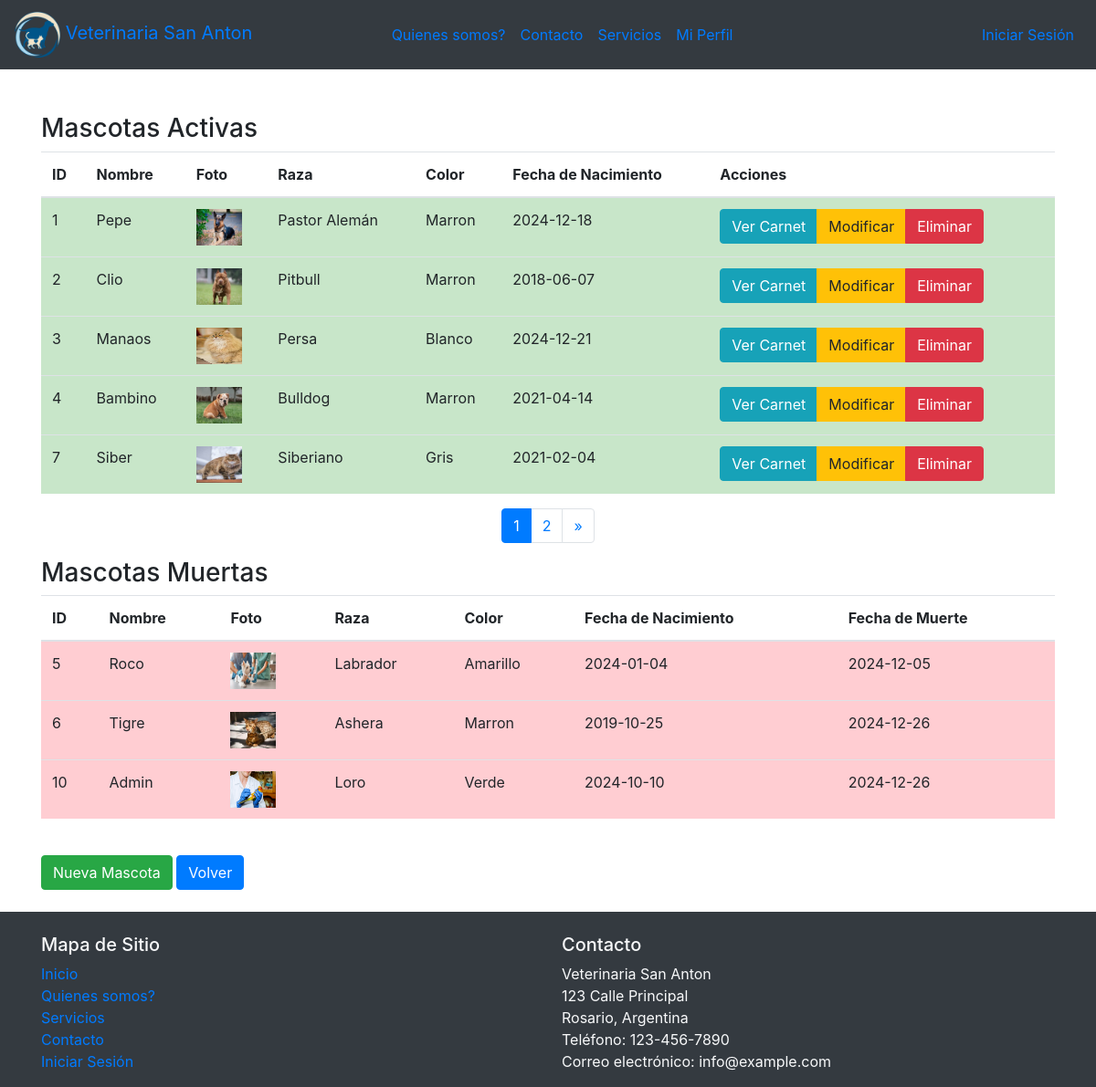
The app's page /listar_mascotas_estado.php with its own data.
### tables this page shows
CREATE TABLE `mascotas` (
  `id` int(11) NOT NULL,
  `cliente_id` int(11) NOT NULL,
  `nombre` varchar(20) NOT NULL,
  `foto` varchar(100) NOT NULL,
  `raza` varchar(20) NOT NULL,
  `color` varchar(20) NOT NULL,
  `fecha_de_nac` date NOT NULL,
  `fecha_muerte` date NOT NULL
);

### listar_mascotas_estado.php (the view, shortened to what this page needs)
<?php
include 'conexion.php';
$registros_por_pagina = 5;
$pagina_actual = isset($_GET['pagina']) ? (int)$_GET['pagina'] : 1;
$offset = ($pagina_actual - 1) * $registros_por_pagina;
$total_registros_query = "SELECT COUNT(*) as total FROM Mascotas WHERE fecha_muerte = '0000-00-00'";
$total_registros_result = $conn->query($total_registros_query);
$total_registros = $total_registros_result->fetch_assoc()['total'];
$total_paginas = ceil($total_registros / $registros_por_pagina);
$consulta_mascotas_activas = "SELECT * FROM Mascotas WHERE fecha_muerte = '0000-00-00' LIMIT $registros_por_pagina OFFSET $offset";
$resultado_mascotas_activas = $conn->query($consulta_mascotas_activas);
?>
<!DOCTYPE html>
<html lang="es">
<head>
    <link rel="stylesheet" href="https://maxcdn.bootstrapcdn.com/bootstrap/4.5.2/css/bootstrap.min.css">
</head>
<body>
<nav class="navbar navbar-expand-lg  bg-dark ">
    <a class="navbar-brand" href="pagina.html">
      <img src="imagenes/logovet.png" alt="Logo" width="50" height="50">
        Veterinaria San Anton
    </a>
  <div class="collapse navbar-collapse" id="navbarNav">
    <ul class="navbar-nav mx-auto" >
      <li class="nav-item">
        <a class="nav-link" href="quienes-somos.html">Quienes somos?</a>
      </li>
      <li class="nav-item">
        <a class="nav-link" href="contacto.html">Contacto</a>
      </li>
      <li class="nav-item">
        <a class="nav-link" href="servicios.html">Servicios</a>
      </li>
      <li class="nav-item">
        <a class="nav-link" href="gestionar-mi-perfil.php">Mi Perfil</a>
      </li>
    </ul>
    <ul class="navbar-nav ml-auto">
      <li class="nav-item">
        <a class="nav-link" href="login.html">Iniciar Sesión</a>
      </li>
    </ul>
  </div>
</nav>
<br>
<div class="container mt-4">
    <h3>Mascotas Activas</h3>
    <table class="table table-striped">
        <thead>
            <tr>
                <th>ID</th>
                <th>Nombre</th>
                <th>Foto</th>
                <th>Raza</th>
                <th>Color</th>
                <th>Fecha de Nacimiento</th>
                <th>Acciones</th>
            </tr>
        </thead>
        <tbody>
            <?php
            if ($resultado_mascotas_activas->num_rows > 0) {
                while ($mascota_activa = $resultado_mascotas_activas->fetch_assoc()) {
                    echo "<tr style='background-color: #c8e6c9;'>";
                    echo "<td>{$mascota_activa['id']}</td>";
                    echo "<td>{$mascota_activa['nombre']}</td>";
                    echo "<td><img src='{$mascota_activa['foto']}' alt='Foto de {$mascota_activa['nombre']}' style='width: 50px; height: 40px;'></td>";
                    echo "<td>{$mascota_activa['raza']}</td>";
                    echo "<td>{$mascota_activa['color']}</td>";
                    echo "<td>{$mascota_activa['fecha_de_nac']}</td>";
                    echo "<td>";
                    echo "<div class='btn-group' role='group'>";
                    echo "<a href='generar_carnet.php?nombre_mascota={$mascota_activa['nombre']}' class='btn btn-info'>Ver Carnet</a>";
                    echo "<a href='modificar_mascota.php?id={$mascota_activa['id']}' class='btn btn-warning'>Modificar</a>";
                    echo "<button class='btn btn-danger' data-toggle='modal' data-target='#eliminarModal' data-id='{$mascota_activa['id']}'>Eliminar</button>";
                    echo "</div>";
                    echo "</td>";
                    echo "</tr>";
                }
            } else {
                echo "<tr style='background-color: #c8e6c9><td colspan='7'>No hay mascotas activas registradas.</td></tr>";
            }
            ?>
        </tbody>
    </table>
    <nav aria-label="Page navigation">
        <ul class="pagination justify-content-center">
            <?php for ($i = 1; $i <= $total_paginas; $i++): ?>
                <li class="page-item <?php if ($i == $pagina_actual) echo 'active'; ?>">
                    <a class="page-link" href="?pagina=<?php echo $i; ?>"><?php echo $i; ?></a>
                </li>
            <?php endfor; ?>
            <?php if ($pagina_actual < $total_paginas): ?>
                <li class="page-item">
                    <a class="page-link" href="?pagina=<?php echo $pagina_actual + 1; ?>" aria-label="Siguiente">
                        <span aria-hidden="true">&raquo;</span>
                    </a>
                </li>
            <?php endif; ?>
        </ul>
    </nav>
    <h3>Mascotas Muertas</h3>
    <table class="table table-striped">
        <thead>
            <tr>
                <th>ID</th>
                <th>Nombre</th>
                <th>Foto</th>
                <th>Raza</th>
                <th>Color</th>
                <th>Fecha de Nacimiento</th>
                <th>Fecha de Muerte</th>
            </tr>
        </thead>
        <tbody>
            <?php
            $consulta_mascotas_muertas = "SELECT * FROM Mascotas WHERE fecha_muerte != '0000-00-00'";
            $resultado_mascotas_muertas = $conn->query($consulta_mascotas_muertas);
            if ($resultado_mascotas_muertas->num_rows > 0) {
                while ($mascota_muerta = $resultado_mascotas_muertas->fetch_assoc()) {
                    echo "<tr style='background-color: #ffcdd2;'>";
                    echo "<td>{$mascota_muerta['id']}</td>";
                    echo "<td>{$mascota_muerta['nombre']}</td>";
                    echo "<td><img src='{$mascota_muerta['foto']}' alt='Foto de {$mascota_muerta['nombre']}' style='width: 50px; height: 40px;'></td>";
                    echo "<td>{$mascota_muerta['raza']}</td>";
                    echo "<td>{$mascota_muerta['color']}</td>";
                    echo "<td>{$mascota_muerta['fecha_de_nac']}</td>";
                    echo "<td>{$mascota_muerta['fecha_muerte']}</td>";
                    echo "</tr>";
                }
            } else {
                echo "<tr style='background-color: #ffcdd2'><td colspan='8'>No hay mascotas muertas registradas.</td></tr>";
            }
            ?>
        </tbody>
    </table>
    <br>
    <a href="registrar_mascota.html" class="btn btn-success">Nueva Mascota</a>
    <a href="gestionar-mi-perfil.php" class="btn btn-primary">Volver</a>
</div>
<br>
<footer class="footer bg-dark text-light">
  <div class="container">
    <div class="row">
      <div class="col-md-6">
        <br>
        <h5>Mapa de Sitio</h5>
        <ul class="list-unstyled">
          <li><a href="pagina.html">Inicio</a></li>
          <li><a href="quienes-somos.html">Quienes somos?</a></li>
          <li><a href="servicios.html">Servicios</a></li>
          <li><a href="contacto.html">Contacto</a></li>
          <li><a href="login.html">Iniciar Sesión</a></li>
        </ul>
      </div>
      <div class="col-md-6">
        <br>
        <h5>Contacto</h5>
        <address>
          Veterinaria San Anton<br>
          123 Calle Principal<br>
          Rosario, Argentina<br>
          Teléfono: 123-456-7890<br>
          Correo electrónico: info@example.com
        </address>
      </div>
    </div>
  </div>
</footer>
</body>
</html>

### records on screen
mascotas: id "1", nombre "Pepe", foto (picture), raza "Pastor Alemán", color "Marron", fecha_de_nac "2024-12-18"
mascotas: id "2", nombre "Clio", foto (picture), raza "Pitbull", color "Marron", fecha_de_nac "2018-06-07"
mascotas: id "3", nombre "Manaos", foto (picture), raza "Persa", color "Blanco", fecha_de_nac "2024-12-21"
mascotas: id "4", nombre "Bambino", foto (picture), raza "Bulldog", color "Marron", fecha_de_nac "2021-04-14"
mascotas: id "7", nombre "Siber", foto (picture), raza "Siberiano", color "Gris", fecha_de_nac "2021-02-04"
mascotas: id "5", nombre "Roco", foto (picture), raza "Labrador", color "Amarillo", fecha_de_nac "2024-01-04", fecha_muerte "2024-12-05"
mascotas: id "6", nombre "Tigre", foto (picture), raza "Ashera", color "Marron", fecha_de_nac "2019-10-25", fecha_muerte "2024-12-26"
mascotas: id "10", nombre "Admin", foto (picture), raza "Loro", color "Verde", fecha_de_nac "2024-10-10", fecha_muerte "2024-12-26"
